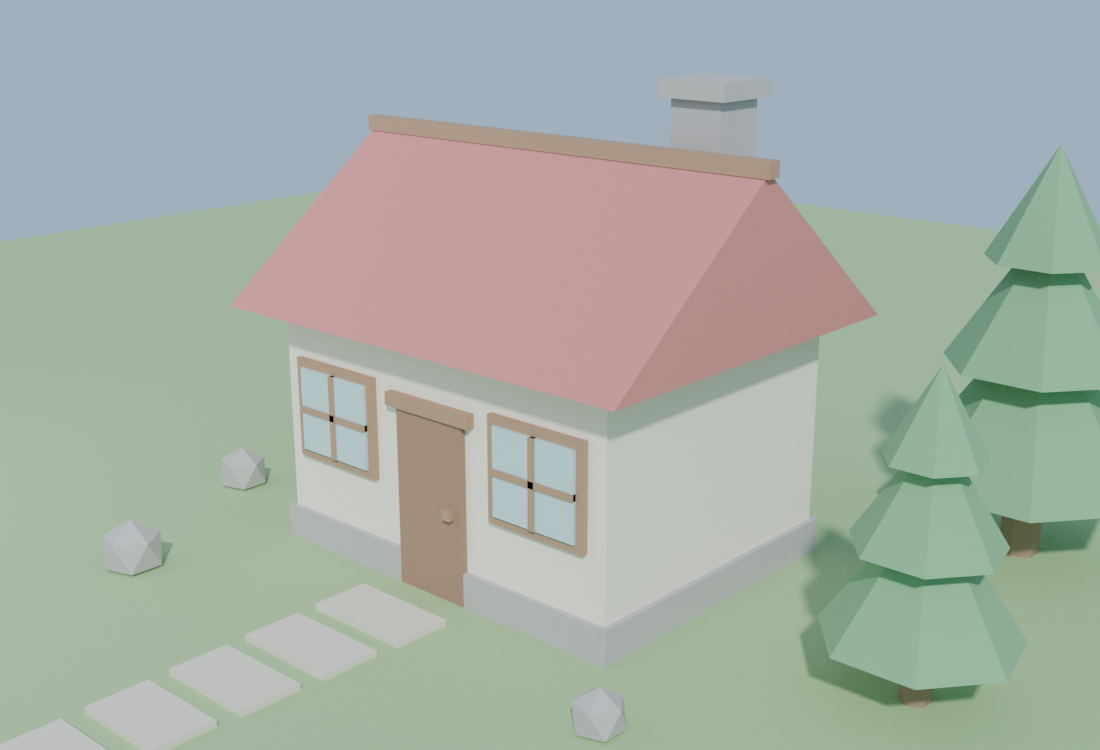
#> input picture herramientas/blender/casita.png, 1100 x 750 px
$ python -i hornear_fondos.py   (imports and definitions only)
#> lines starting #> are read from the running program, lines starting #| are printed output that depends on the picture
#> further down, picture is the input picture: PIL image 1100x750 RGBA; mean R, G, B, A 166.2, 174.4, 165.6, 255
# -*- coding: utf-8 -*-
"""
Hornea los ocho fondos de mundo para POMPOM.

TRES COSAS, Y LAS TRES SON PORQUE EL JUEGO ES BLANCO:
1. RECORTE DEL MARCO. z_image devuelve algunos como "poster": la ilustracion con un borde blanco
   alrededor. Ese borde, escalado a pantalla completa, se ve como una franja clara pegada al costado.
   Se detecta comparando cada fila y columna del borde contra el centro y se recorta.
2. SE ACLARAN MEZCLANDO CON EL PAPEL. El juego dibuja tinta oscura, un rojo y un verde encima: un
   fondo con contraste propio compite con la linea de puntos, que es el enunciado del nivel. Mezclar
   contra #F7F6F3 en el horno -y no solo bajar el alfa al dibujar- deja el archivo mas chico y no
   cuesta nada por cuadro.
3. QUEDAN CHICOS A PROPOSITO. 360x640 estirado a pantalla completa se ve BIEN porque no hay un solo
   detalle fino en estas imagenes: son manchas suaves. Los ocho juntos pesan menos que una foto.
"""
import io, os, glob, base64
from PIL import Image, ImageChops, ImageStat

AQUI = os.path.dirname(os.path.abspath(__file__))
DIR  = os.path.normpath(os.path.join(AQUI, '..', '..', 'assets', 'pompom', 'fondos'))
PAPEL = (247, 246, 243)
# MEZCLA FIJA, Y PROBE LA OTRA. Intente sacarla del contraste de cada imagen -apuntar a una
# desviacion estandar final de 12 sobre 255- y MIDIO PEOR: la desviacion de la imagen entera esta
# dominada por las zonas palidas, que son casi todo el cuadro, asi que la cascada de hielo -cuyo
# contraste es local, en las columnas- salia con std 15,8 y le tocaba MENOS mezcla que antes.
# Una regla que mide lo que no es el problema no es mejor que un numero elegido a ojo y comprobado
# en una foto. 46% deja las ocho legibles debajo de la tinta, el rojo y el verde del juego.
MEZCLA = 0.46
ANCHO, ALTO = 360, 640

def recortar_marco(im):
    """
    Saca el borde de poster, si lo hay. TRES CONDICIONES Y LAS TRES HACEN FALTA:
      · plano (stddev < 3)
      · CASI BLANCO EN ABSOLUTO (media > 243), no "mas claro que el centro"
      · y FINO: como maximo el 8% del lado

    La primera version pedia solo las dos primeras con el umbral relativo, y se comio la mitad de
    cuatro de las ocho imagenes: un cielo pálido liso es plano y es mas claro que el centro, o sea
    que cumplia — el recorte le arrancaba 512 px de cielo al desierto y a la salina. El cielo es
    parte del dibujo; un margen de poster no llega nunca al 8% del lado ni deja de ser blanco.
    """
    g = im.convert('L')
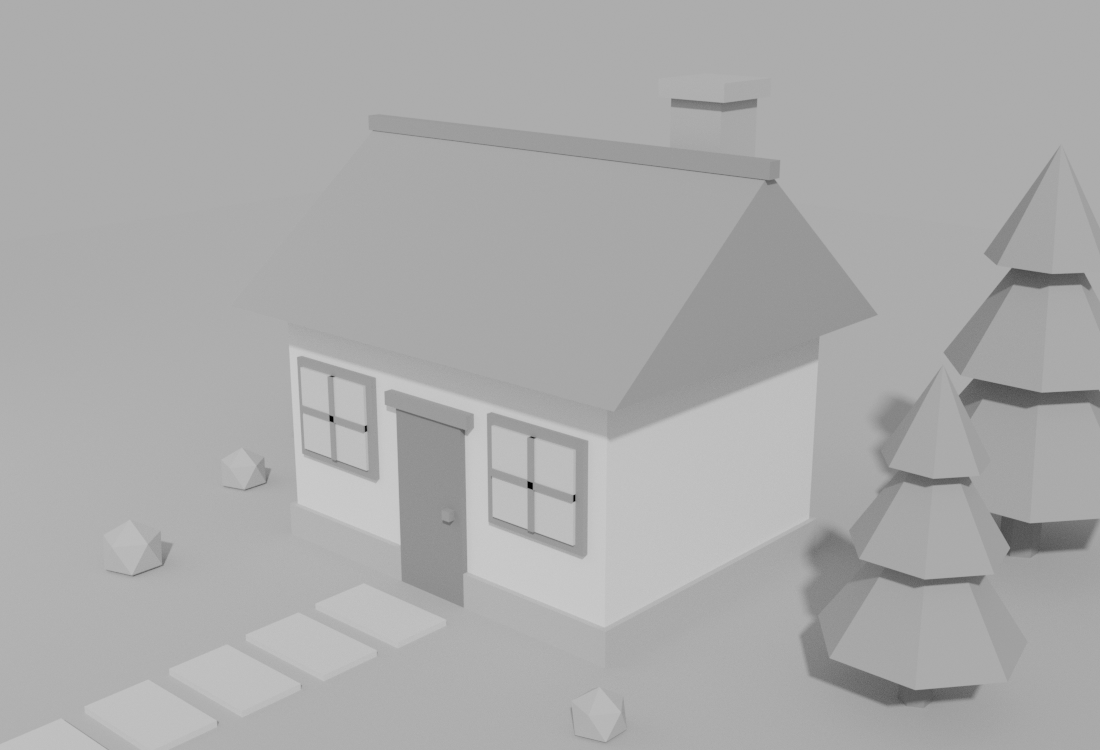
#> g: PIL image 1100x750 L; min 0, max 203, mean 171
    w, h = g.size
#> w = 1100; h = 750
    topeX, topeY = int(w*0.08), int(h*0.08)
#> topeX = 88; topeY = 60
    def plano(caja):
        st = ImageStat.Stat(g.crop(caja))
        return st.stddev[0] < 3.0 and st.mean[0] > 238
    izq = 0
    while izq < topeX and plano((izq, 0, izq+1, h)): izq += 1
#> after the loop, izq = 0
    der = w
#> der = 1100
    while der > w-topeX and plano((der-1, 0, der, h)): der -= 1
#> this loop made 0 passes
#> after the loop, der = 1100
    arr = 0
#> arr = 0
    while arr < topeY and plano((0, arr, w, arr+1)): arr += 1
#> after the loop, arr = 0
    aba = h
#> aba = 750
    while aba > h-topeY and plano((0, aba-1, w, aba)): aba -= 1
#> after the loop, aba = 750
    if (izq, arr, der, aba) != (0, 0, w, h):
        print('   marco recortado:', (izq, arr, der, aba), 'de', (w, h))
        return im.crop((izq, arr, der, aba))
    return im

def hornear():
    fuentes = sorted(glob.glob(os.path.join(DIR, 'm*.png')))
    if not fuentes:
        raise SystemExit('no hay m*.png en ' + DIR)
    total = 0
    for f in fuentes:
        im = Image.open(f).convert('RGB')
        im = recortar_marco(im)
        im = im.resize((ANCHO, ALTO), Image.LANCZOS)
        papel = Image.new('RGB', im.size, PAPEL)
        im = Image.blend(im, papel, MEZCLA)
        dst = f.replace('.png', '.webp')
        im.save(dst, 'WEBP', quality=76, method=6)
        n = os.path.getsize(dst); total += n
        print('%-10s %6d B' % (os.path.basename(dst), n))
    print('total %d B' % total)

# [2 lines not run here, left out]

>>> from PIL import Image
>>> picture = Image.open('../blender/casita.png')
>>> result = recortar_marco(picture)
